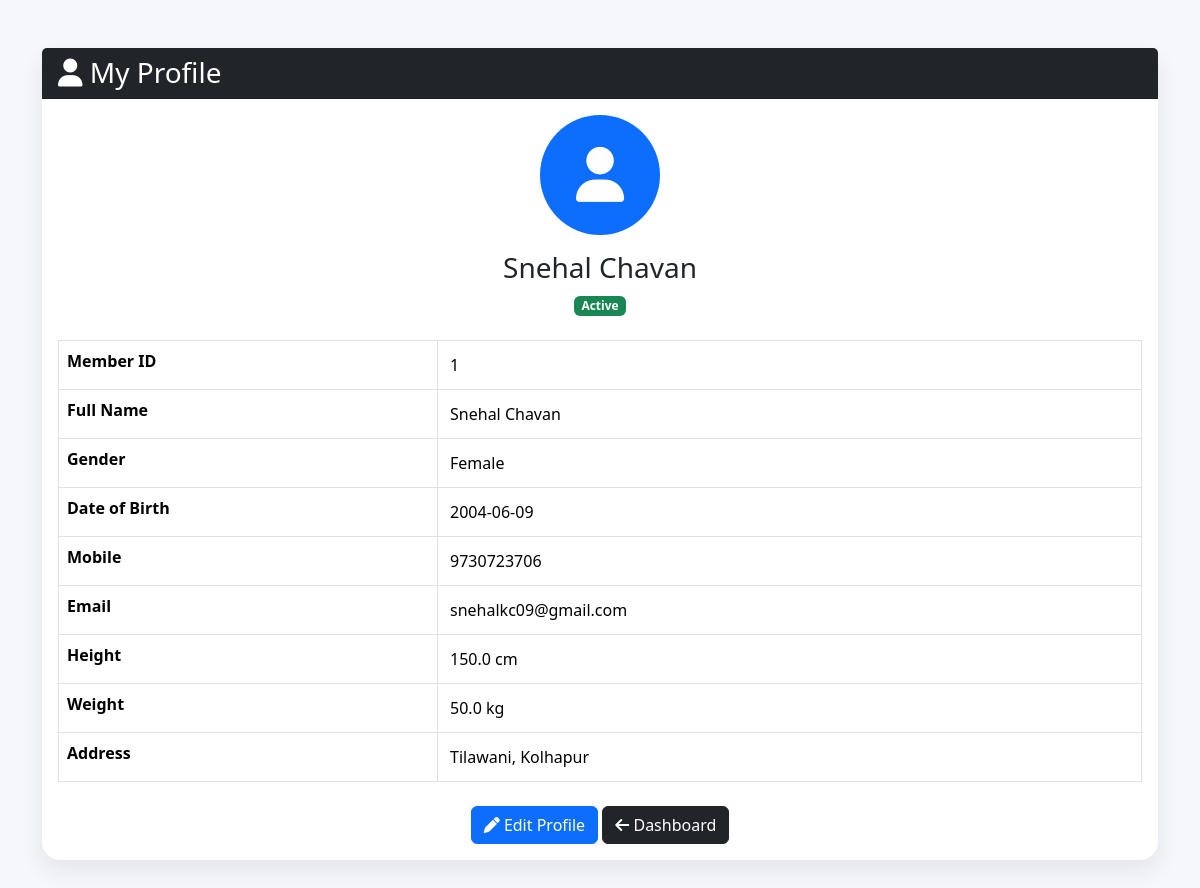
The page /member_profile (signed in) on the database its author committed.
### tables this page shows
CREATE TABLE members(
            member_id INTEGER PRIMARY KEY AUTOINCREMENT,
            full_name TEXT NOT NULL,
            gender TEXT NOT NULL,
            dob TEXT,
            mobile TEXT UNIQUE NOT NULL,
            email TEXT,
            height REAL,
            weight REAL,
            address TEXT,
            joining_date TEXT DEFAULT (DATE('now')),
            status TEXT DEFAULT 'Active'
        , password TEXT, qr_code TEXT);

### app.py (the view)
@app.route('/member_profile')
@member_required
def member_profile():
    if 'member_id' not in session:
        return redirect(url_for('member_login'))
    conn = get_connection()
    conn.row_factory = sql.Row
    cur = conn.cursor()
    cur.execute("""
        SELECT *
        FROM members
        WHERE member_id=?
    """, (session['member_id'],))
    member = cur.fetchone()
    conn.close()
    return render_template(
        "member_profile.html",
        member=member
    )

### app.py (called while the page is built)
def member_required(f):
    @wraps(f)
    def decorated_function(*args, **kwargs):
        if 'member_id' not in session:
            flash("Please login as Member.","warning")
            return redirect(url_for('home'))
        return f(*args, **kwargs)
    return decorated_function

### database.py (called while the page is built)
def get_connection():
    conn = sql.connect(DATABASE_PATH)
    conn.row_factory = sql.Row
    conn.execute('PRAGMA foreign_keys = ON')
    return conn

### templates/member_profile.html (shortened to what this page needs)
<!DOCTYPE html>
<html lang="en">
<head>
    <link href="https://cdn.jsdelivr.net/npm/bootstrap@5.3.3/dist/css/bootstrap.min.css" rel="stylesheet">
    <link rel="stylesheet" href="https://cdnjs.cloudflare.com/ajax/libs/font-awesome/6.7.2/css/all.min.css">
</head>
<body>
    <div class="container py-5">
        <div class="card profile-card">
            <div class="card-header bg-dark text-white">
                <h3 class="mb-0">
                    <i class="fa-solid fa-user"></i>
                    My Profile
                </h3>
            </div>
            <div class="card-body">
                <div class="text-center mb-4">
                    <div class="profile-img">
                        <i class="fa-solid fa-user"></i>
                    </div>
                    <h3 class="mt-3">
                        {{ member.full_name }}
                    </h3>
                    <span class="badge bg-success">
                        {{ member.status }}
                    </span>
                </div>
                <table class="table table-bordered">
                    <tr>
                        <th width="35%">Member ID</th>
                        <td>{{ member.member_id }}</td>
                    </tr>
                    <tr>
                        <th>Full Name</th>
                        <td>{{ member.full_name }}</td>
                    </tr>
                    <tr>
                        <th>Gender</th>
                        <td>{{ member.gender }}</td>
                    </tr>
                    <tr>
                        <th>Date of Birth</th>
                        <td>{{ member.dob }}</td>
                    </tr>
                    <tr>
                        <th>Mobile</th>
                        <td>{{ member.mobile }}</td>
                    </tr>
                    <tr>
                        <th>Email</th>
                        <td>{{ member.email }}</td>
                    </tr>
                    <tr>
                        <th>Height</th>
                        <td>{{ member.height }} cm</td>
                    </tr>
                    <tr>
                        <th>Weight</th>
                        <td>{{ member.weight }} kg</td>
                    </tr>
                    <tr>
                        <th>Address</th>
                        <td>{{ member.address }}</td>
                    </tr>
                </table>
                <div class="text-center mt-4">
                    <a href="{{ url_for('member_update_profile') }}" class="btn btn-primary">
                        <i class="fa-solid fa-pen"></i>
                        Edit Profile
                    </a>
                    <a href="{{ url_for('member_dashboard') }}" class="btn btn-dark">
                        <i class="fa-solid fa-arrow-left"></i>
                        Dashboard
                    </a>
                </div>
            </div>
        </div>
    </div>
</body>
</html>

### templates/member_profile.html (style rules this page uses)
body { background: #f5f7fb; }
.profile-card { border: none; border-radius: 18px; box-shadow: 0 10px 25px rgba(0, 0, 0, .08); }
.profile-img { width: 120px; height: 120px; border-radius: 50%; background: #0d6efd; color: white; display: flex; justify-content: center; align-items: center; font-size: 55px; margin: auto; }
.table td { padding: 12px; }

### rows shown on the page
members: full_name "Snehal Chavan", status "Active", member_id "1", gender "Female", dob "2004-06-09", mobile "9730723706", email "snehalkc09@gmail.com", height "150.0", weight "50.0", address "Tilawani, Kolhapur"
